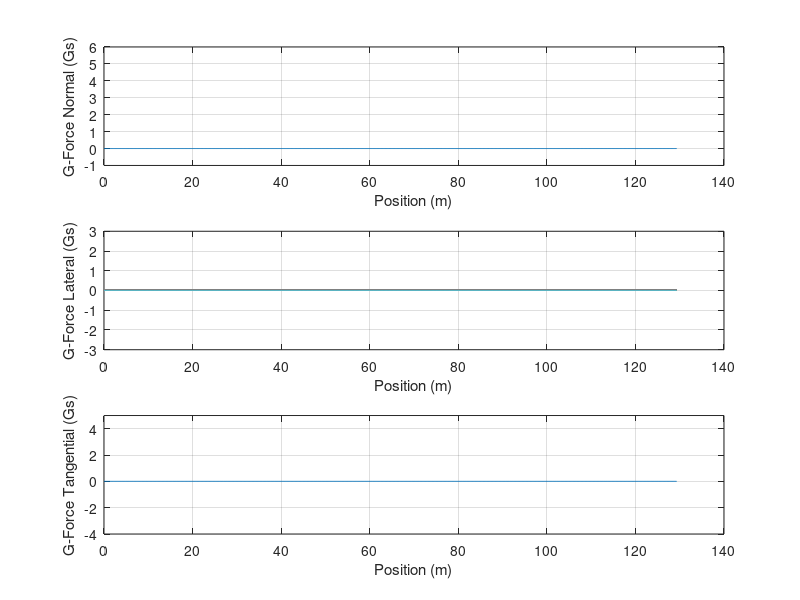
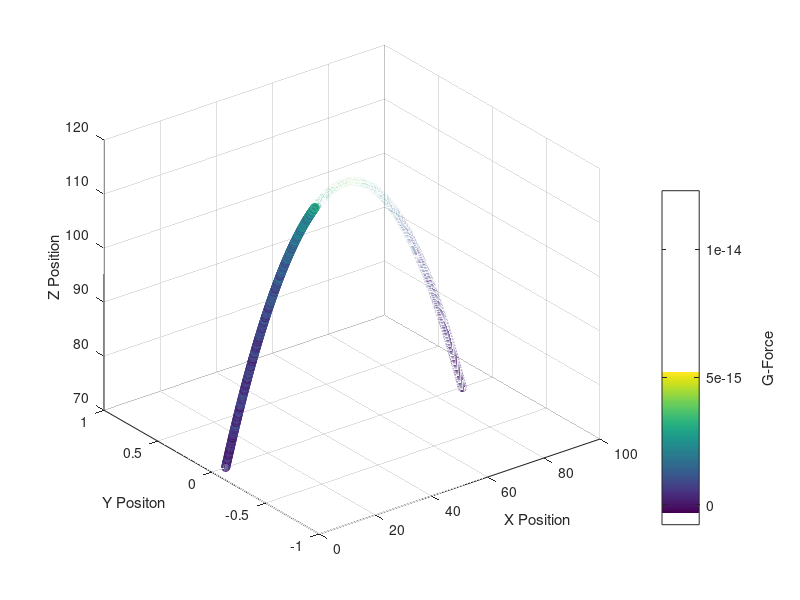
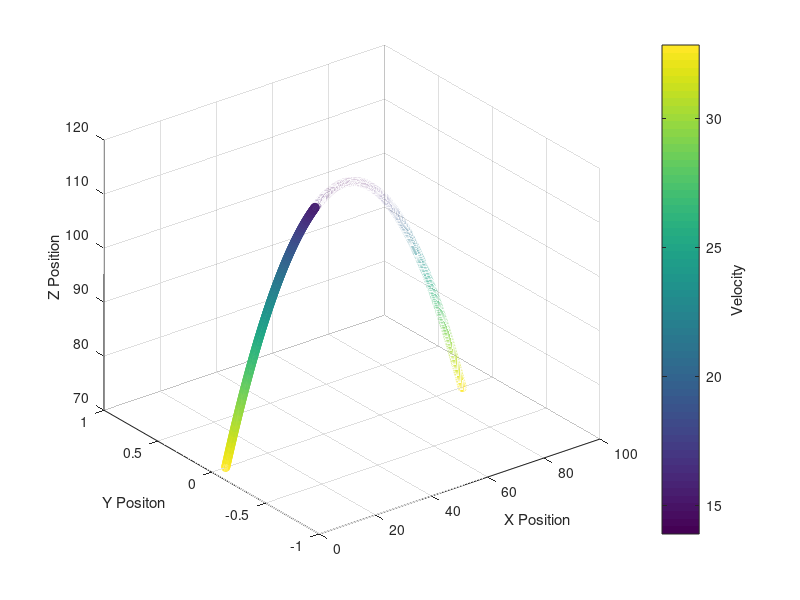

Recreate these plots in MATLAB, in order.
clc;
clear ;
close all;

%% PARABOLA

%Initial Values
h0 = 125;
base = 70;
g = 9.81;
theta0 = 65;
x0 = 5; %Initial x position
y_plane = 0;

%Calculatev Values
v0 = sqrt(2*g*(h0-base));
xf = x0 + (v0^2*sind(2*theta0))/g; %Uses rng eq to find where it's level
y=zeros(1,1000) + y_plane; %Calculates the y values

% Parabola diagram
x = linspace(x0, xf, 1000); %Interval
z = ((x-x0).*tand(theta0) - ((g.*((x-x0).^2))/(2*v0^2*(cosd(theta0))^2)))+base; %Solves for z

dzdx = tand(theta0) - (g.*(x-x0))/(v0^2*(cosd(theta0)^2));
d2zdx2 = -g/(v0^2*cosd(theta0)^2);

rho = ((1+(dzdx.^2)).^(3/2))./abs(d2zdx2);
theta = atand(dzdx);
v = sqrt(2*g.*(h0-z));
G_force = cosd(theta)-((v.^2)./(g.*rho));


parabola_length = sum(vecnorm(diff( [x(:),z(:)] ),2,2));
position_vec = linspace(0,parabola_length,1000);

%% Plots
%Plot
% plot(x,z)
% xlabel('X position (m)');
% ylabel('Z position (m)');
% grid on;

subplot(3,1,1)
plot(position_vec, G_force)
grid on;
ylim([-1 6])
xlabel('Position (m)');
ylabel('G-Force Normal (Gs)');

subplot(3,1,2)
lat_gs = zeros(length(position_vec));
plot(position_vec, lat_gs)
grid on;
ylim([-3 3])
xlabel('Position (m)');
ylabel('G-Force Lateral (Gs)');

subplot(3,1,3)
lat_gs = zeros(length(position_vec),1);
plot(position_vec, lat_gs)
grid on;
ylim([-4 5])
xlabel('Position (m)');
ylabel('G-Force Tangential (Gs)');


%G-Force Plot
figure();
scatter3(x,y,z,[],G_force)
colormap;
cb = colorbar();
ylabel(cb,'G-Force')
ylabel('Y Positon')
xlabel('X Position')
zlabel('Z Position')

%Velocity Plot
figure();
scatter3(x,y,z,[],v)
colormap;
cb = colorbar();
ylabel(cb,'Velocity')
ylabel('Y Positon')
xlabel('X Position')
zlabel('Z Position')

